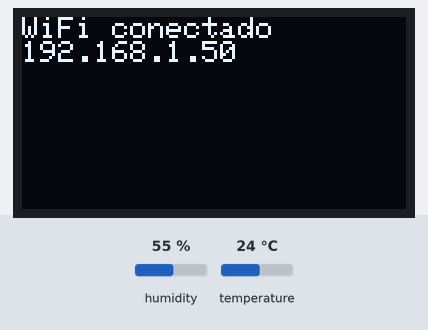
A sketch run on a simulated ESP8266 (NodeMCU). Parts: 128×64 one-colour display. The test bench sets the inputs (shaded band); at power-on: humidity 55 %, temperature 24 °C. WiFi joins after 1.5 s; servers stay silent unless stated; no MQTT or app messages arrive unless stated; not simulated (calls return 0 or success): secrets.h; names the files do not define were given values by the test bench: MQTT_PORT = 1883; what the sketch prints to the serial monitor is not drawn.

Above: at 1.7 s.
At 30.1 s:
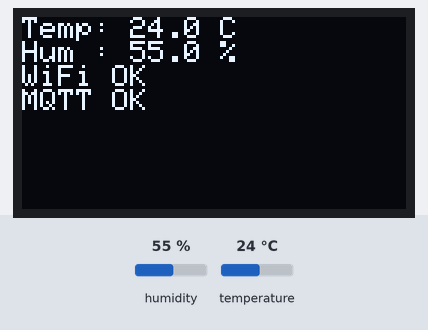

The sketch:

espSensor.ino
```cpp
#include <ESP8266WiFi.h>
#include <PubSubClient.h>
#include <DHT.h>
#include <Wire.h>
#include <Adafruit_GFX.h>
#include <Adafruit_SSD1306.h>

#include "secrets.h"

#define DHTPIN D5
#define DHTTYPE DHT11

#define SCREEN_WIDTH 128
#define SCREEN_HEIGHT 64
#define OLED_RESET -1
#define SCREEN_ADDRESS 0x3C

const char* ssid = WIFI_SSID;
const char* password = WIFI_PASSWORD;

const char* mqtt_server = MQTT_BROKER;
const int mqtt_port = MQTT_PORT;
const char* mqtt_user = MQTT_USER;
const char* mqtt_password = MQTT_PASSWORD;

const char* topic_temp = "home/Despacho_1/temperatura";
const char* topic_hum  = "home/Despacho_1/humedad";

// MQTT Discovery topics
const char* topic_temp_config = "homeassistant/sensor/despacho_1_temp/config";
const char* topic_hum_config  = "homeassistant/sensor/despacho_1_hum/config";

// Payloads Home Assistant MQTT Discovery en una sola línea y retain=true
const char* temp_config_payload = "{\"name\":\"Despacho_1 Temp\",\"unique_id\":\"despacho_1_temp\",\"state_topic\":\"home/Despacho_1/temperatura\",\"unit_of_measurement\":\"°C\",\"device_class\":\"temperature\",\"state_class\":\"measurement\",\"device\":{\"identifiers\":[\"despacho_1_device\"],\"name\":\"Despacho 1\",\"model\":\"ESP8266 DHT11\",\"manufacturer\":\"DIY\"}}";
const char* hum_config_payload  = "{\"name\":\"Despacho_1 Hum\",\"unique_id\":\"despacho_1_hum\",\"state_topic\":\"home/Despacho_1/humedad\",\"unit_of_measurement\":\"%\",\"device_class\":\"humidity\",\"state_class\":\"measurement\",\"device\":{\"identifiers\":[\"despacho_1_device\"],\"name\":\"Despacho 1\",\"model\":\"ESP8266 DHT11\",\"manufacturer\":\"DIY\"}}";

WiFiClient espClient;
PubSubClient client(espClient);
DHT dht(DHTPIN, DHTTYPE);
Adafruit_SSD1306 display(SCREEN_WIDTH, SCREEN_HEIGHT, &Wire, OLED_RESET);

unsigned long lastPublish = 0;
const unsigned long publishInterval = 30000;

unsigned long lastWiFiAttempt = 0;
const unsigned long wifiRetryInterval = 10000;

unsigned long lastMQTTAttempt = 0;
const unsigned long mqttRetryInterval = 5000;

unsigned long lastScreenUpdate = 0;
const unsigned long screenInterval = 2000;

float lastTemp = NAN;
float lastHum = NAN;

bool discoverySent = false;

void updateDisplay(const String& line1, const String& line2 = "", const String& line3 = "", const String& line4 = "") {
  display.clearDisplay();
  display.setTextSize(1);
  display.setTextColor(SSD1306_WHITE);
  display.setCursor(0, 0);
  display.println(line1);
  if (line2.length()) display.println(line2);
  if (line3.length()) display.println(line3);
  if (line4.length()) display.println(line4);
  display.display();
}

String wifiStatusText() {
  if (WiFi.status() == WL_CONNECTED) {
    return "WiFi OK";
  }
  return "WiFi OFF";
}

void connectWiFi() {
  if (WiFi.status() == WL_CONNECTED) return;

  Serial.println("WiFi: iniciando conexion...");
  updateDisplay("Conectando WiFi...", ssid);

  WiFi.mode(WIFI_STA);
  WiFi.setAutoReconnect(true);
  WiFi.persistent(true);
  WiFi.begin(ssid, password);

  unsigned long start = millis();
  while (WiFi.status() != WL_CONNECTED && millis() - start < 15000) {
    delay(500);
    Serial.print(".");
    yield();
  }
  Serial.println();

  if (WiFi.status() == WL_CONNECTED) {
    Serial.println("WiFi: conectado");
    Serial.print("IP: ");
    Serial.println(WiFi.localIP());
    updateDisplay("WiFi conectado", WiFi.localIP().toString());
  } else {
    Serial.println("WiFi: no conectado");
    updateDisplay("WiFi fallo", "Reintentando...");
  }
}

// bool mqttConnect() {
//   if (WiFi.status() != WL_CONNECTED) return false;

//   String clientId = "despacho_1_";
//   clientId += String(ESP.getChipId(), HEX);

//   Serial.print("MQTT: conectando... ");
//   if (client.connect(clientId.c_str(), mqtt_user, mqtt_password)) {
//     Serial.println("OK");
//     updateDisplay("MQTT conectado", WiFi.localIP().toString());

//     client.publish(topic_temp_config, temp_config_payload, true);
//     client.publish(topic_hum_config, hum_config_payload, true);
//     discoverySent = true;

//     return true;
//   }

//   Serial.print("ERROR rc=");
//   Serial.println(client.state());
//   updateDisplay("MQTT fallo", "rc=" + String(client.state()));
//   return false;
// }

void ensureConnections() {
  if (WiFi.status() != WL_CONNECTED) {
    unsigned long now = millis();
    if (now - lastWiFiAttempt >= wifiRetryInterval) {
      lastWiFiAttempt = now;
      Serial.println("WiFi perdida. Reintentando...");
      WiFi.disconnect();
      delay(200);
      connectWiFi();
    }
    return;
  }

  if (!client.connected()) {
    unsigned long now = millis();
    if (now - lastMQTTAttempt >= mqttRetryInterval) {
      lastMQTTAttempt = now;
      Serial.println("MQTT desconectado. Reintentando...");
      mqttConnect();
    }
    return;
  }
}

void publishSensorData() {
  float h = dht.readHumidity();
  float t = dht.readTemperature();

  if (isnan(h) || isnan(t)) {
    Serial.println("Error: DHT11 no responde");
    updateDisplay("Error DHT11", wifiStatusText(), client.connected() ? "MQTT OK" : "MQTT OFF");
    return;
  }

  lastTemp = t;
  lastHum = h;

  char tempStr[16];
  char humStr[16];
  dtostrf(t, 4, 1, tempStr);
  dtostrf(h, 4, 1, humStr);

  bool ok1 = client.publish(topic_temp, tempStr, true);
  bool ok2 = client.publish(topic_hum, humStr, true);

  Serial.print("Publicando: Temp=");
  Serial.print(tempStr);
  Serial.print(" C Hum=");
  Serial.print(humStr);
  Serial.print(" % -> ");
  Serial.print(ok1 ? "TEMP OK " : "TEMP FAIL ");
  Serial.println(ok2 ? "HUM OK" : "HUM FAIL");

  updateDisplay(
    "Temp: " + String(tempStr) + " C",
    "Hum : " + String(humStr) + " %",
    wifiStatusText(),
    client.connected() ? "MQTT OK" : "MQTT OFF"
  );
}

void refreshDisplayIdle() {
  String ip = (WiFi.status() == WL_CONNECTED) ? WiFi.localIP().toString() : "sin IP";
  String mqtt = client.connected() ? "MQTT OK" : "MQTT OFF";

  String l1 = "Despacho 1";
  String l2;

  if (!isnan(lastTemp) && !isnan(lastHum)) {
    l2 = String(lastTemp, 1) + "C  " + String(lastHum, 1) + "%";
  } else {
    l2 = "Sin lectura";
  }

  updateDisplay(l1, l2, ip, mqtt);
}

// ... (mantén todo lo anterior igual hasta setup())

bool mqttConnect() {
  // 1. Verificar WiFi primero
  if (WiFi.status() != WL_CONNECTED) {
    Serial.println("MQTT: WiFi no conectado, no se puede conectar");
    return false;
  }

  // 2. Cliente ID estable (usa chip ID)
  String clientId = "despacho_1_" + String(ESP.getChipId(), HEX);

  Serial.print("MQTT: conectando... (");
  Serial.print(clientId);
  Serial.print(") ");

  // 3. Intentar conexión
  if (client.connect(clientId.c_str(), mqtt_user, mqtt_password)) {
    Serial.println("OK - conectado");

    // 4. Publicar discovery SOLO si estamos conectados
    Serial.println("MQTT: enviando discovery...");
    client.publish(topic_temp_config, temp_config_payload, true);
    client.publish(topic_hum_config, hum_config_payload, true);
    discoverySent = true;

    Serial.println("MQTT: discovery enviado");
    return true;
  }

  // 5. Error: mostrar motivo
  Serial.print("MQTT: ERROR - rc=");
  Serial.println(client.state());
  return false;
}

void setup() {
  Serial.begin(115200);
  delay(100);
  Serial.println();
  Serial.println("=== Arrancando ===");

  dht.begin();
  Serial.println("1. DHT inicializado");

  Wire.begin(D2, D1);
  if (!display.begin(SSD1306_SWITCHCAPVCC, SCREEN_ADDRESS)) {
    Serial.println("2. OLED no encontrada");
  } else {
    Serial.println("2. OLED inicializada");
  }

  // 3. Conectar WiFi
  connectWiFi();

  // 4. Configurar cliente MQTT
  client.setServer(mqtt_server, mqtt_port);
  client.setBufferSize(1024);

  // 5. Conectar MQTT SI WiFi está conectado
  if (WiFi.status() == WL_CONNECTED) {
    Serial.println("5. Intentando MQTT...");
    mqttConnect();
  } else {
    Serial.println("5. WiFi no conectado, no se intenta MQTT");
  }

  Serial.println("=== Arranque completado ===");
}

void loop() {
  // 1. Verificar WiFi y MQTT
  if (WiFi.status() != WL_CONNECTED) {
    Serial.println("loop: WiFi perdido");
    unsigned long now = millis();
    if (now - lastWiFiAttempt >= wifiRetryInterval) {
      lastWiFiAttempt = now;
      WiFi.disconnect();
      delay(200);
      connectWiFi();
    }
    delay(1000);
    return;
  }

  if (!client.connected()) {
    Serial.println("loop: MQTT desconectado");
    unsigned long now = millis();
    if (now - lastMQTTAttempt >= mqttRetryInterval) {
      lastMQTTAttempt = now;
      mqttConnect();
    }
    delay(1000);
    return;
  }

  // 2. Mantener loop MQTT
  client.loop();

  // 3. Publicar si es el intervalo
  unsigned long now = millis();
  if (now - lastPublish >= publishInterval) {
    lastPublish = now;

    // Publicar discovery si no se ha enviado
    if (!discoverySent) {
      Serial.println("loop: enviando discovery...");
      client.publish(topic_temp_config, temp_config_payload, true);
      client.publish(topic_hum_config, hum_config_payload, true);
      discoverySent = true;
      Serial.println("loop: discovery enviado");
    }

    // Publicar sensores
    publishSensorData();
  }

  delay(10);
}
```

Measured:
- what the display in image 0 shows lasts 28.4 s, from 1.7 s to 30.1 s
